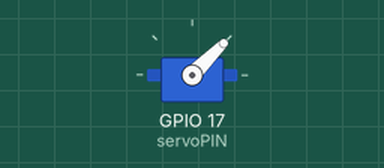
A program run on a simulated Raspberry Pi (BCM pin numbers). Shown: servo. Servo angles are drawn from the pulse width (0.5 ms = 0°, 2.5 ms = 180°); what the program prints to the terminal is not drawn.

Above: at 0.05 s.
At 1.0 s:
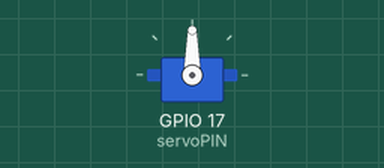
At 2.0 s:
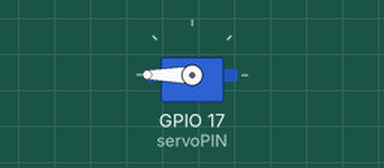
At 4.0 s:
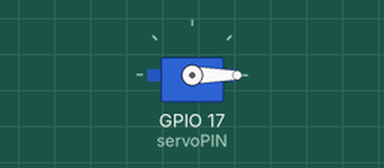
Timing chart, 0 to 5.2 s (numbered marks = the images above):
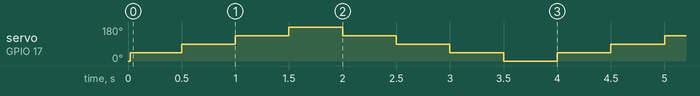

Measured:
- by itself, servo on GPIO 17 (servoPIN): repeats every 4.0 s: 90° 0.50 s, 135° 0.50 s, 180° 0.50 s, 135° 0.50 s, 90° 0.50 s, 45° 0.50 s, 0° 0.50 s, 45° 0.50 s

The program:

servomotor.py
```python
import RPi.GPIO as GPIO
import time
#import tensorflow

servoPIN = 17
GPIO.setmode(GPIO.BCM)
GPIO.setup(servoPIN, GPIO.OUT)

p = GPIO.PWM(servoPIN, 50) # GPIO 17 for PWM with 50Hz
p.start(2.5) # Initialization
try:
  while True:
    print("kya re")
    p.ChangeDutyCycle(5)
    time.sleep(0.5)
    p.ChangeDutyCycle(7.5)
    time.sleep(0.5)
    p.ChangeDutyCycle(10)
    time.sleep(0.5)
    p.ChangeDutyCycle(12.5)
    time.sleep(0.5)
    p.ChangeDutyCycle(10)
    time.sleep(0.5)
    p.ChangeDutyCycle(7.5)
    time.sleep(0.5)
    p.ChangeDutyCycle(5)
    time.sleep(0.5)
    p.ChangeDutyCycle(2.5)
    time.sleep(0.5)
except KeyboardInterrupt:
  print("Bruh")
  p.stop()
  GPIO.cleanup()
```
